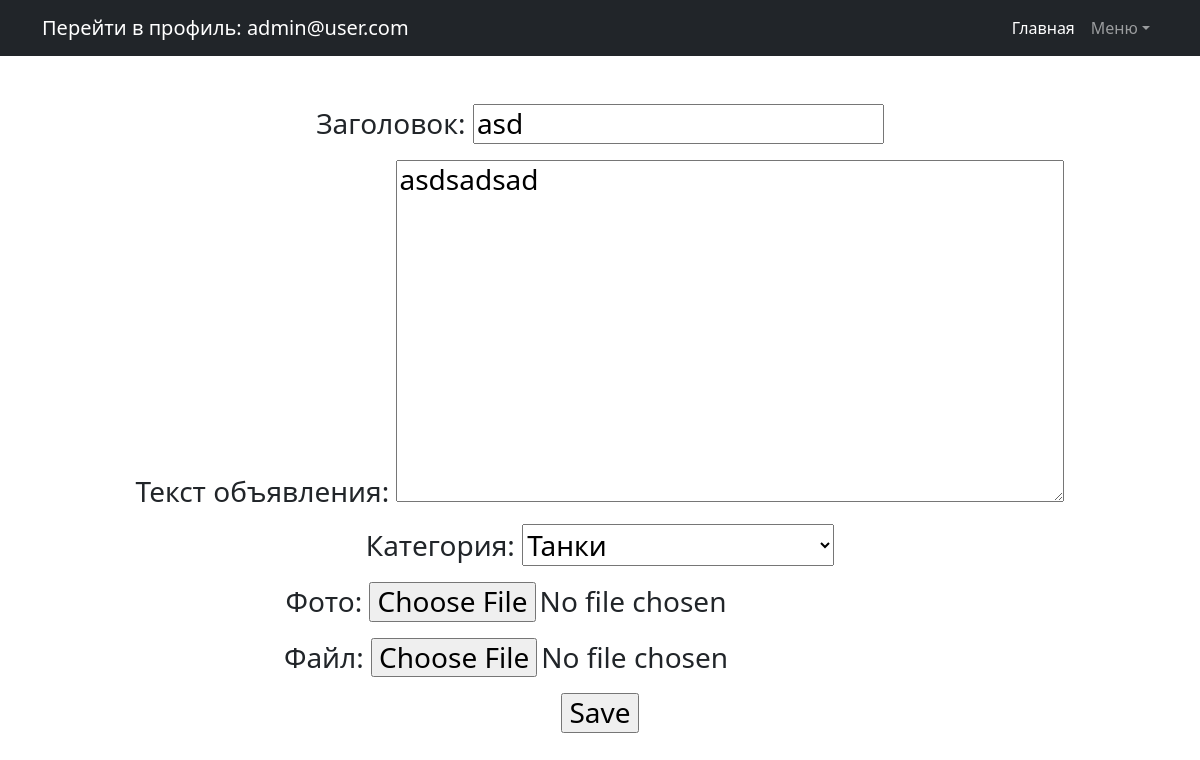
The page /messages/11/edit/ (signed in) on the database its author committed.
### Board/models.py (models this page shows, shortened)
class Message(models.Model):
    VARIETY = (
        ('Tanks', 'Танки'),
        ('Healers', 'Хилы'),
        ('DD', 'ДД'),
        ('Traders', 'Торговцы'),
        ('Gildmasters', 'Гилдмастеры'),
        ('Questgivers', 'Квестгиверы'),
        ('Blacksmiths', 'Кузнецы'),
        ('Tanners', 'Кожевники'),
        ('PotionMakers', 'Зельевары'),
        ('SpellMasters', 'Мастера заклинаний'),
    )
    message_header = models.CharField(max_length=255, default='', verbose_name='Заголовок')  # Заголовок объявления
    message_text = models.TextField(default="", verbose_name='Текст объявления')  # Текстовое содержимое объявления
    data_create = models.DateTimeField(auto_now_add=True, verbose_name='Дата создания')  # Дата создания объявления
    category = models.CharField(max_length=20, choices=VARIETY, default='Tanks', blank=False, verbose_name='Категория')
    files = models.FileField(upload_to='files/%Y/%m/%d', verbose_name='Файл',
                             default=None, null=True, blank=True)
    photo = models.ImageField(upload_to='photos/%Y/%m/%d', verbose_name='Фото',
                              default=None, null=True, blank=True)
    message_user = models.ForeignKey(User, related_name='m_user', on_delete=models.CASCADE)

### Board/views.py (the view)
# urls.py: path('messages/<int:pk>/edit/', MessageEdit.as_view(), name='message_edit'),  # редактирование Объявления
class MessageEdit(PermissionRequiredMixin, UpdateView):
    raise_exception = False
    permission_required = ('Board.change_message',)
    form_class = MessageForm
    model = Message
    template_name = 'Message_edit.html'

### Board/forms.py (shortened to what this page needs)
class MessageForm(forms.ModelForm):
    class Meta:
        model = Message
        template_name = 'message_create.html'
        fields = [
            'message_header',
            'message_text',
            'category',
            'photo',
            'files',
        ]

### templates/message_edit.html (shortened to what this page needs)
{% extends 'default.html' %}
{% block content %}
    <form action="" method="post">
        {{ form.as_p }}
        <input type="submit" value="Save" />
    </form>
{% endblock content %}

### templates/default.html (shortened to what this page needs)
<!DOCTYPE html>
<html lang="en">
    <head>
        {% load static %}
        <link href="{% static 'css/styles.css' %}" rel="stylesheet" />
    </head>
    <body>
        <nav class="navbar navbar-expand-lg navbar-dark bg-dark">
            <div class="container">
                {% if user.is_authenticated %}
                    <a class="navbar-brand" href="{% url 'profile' %}">Перейти в профиль: {{request.user.email}}</a>
                {% else %}
                    <div class="navbar-brand">Не авторизованный пользователь:
                        <a class="navbar-brand" href="{% url 'register' %}">Зарегистрируйтесь</a>
                        или
                        <a class="navbar-brand" href="{% url 'login' %}">Войдите на портал</a>
                    </div>
                {% endif %}
                <div class="collapse navbar-collapse" id="navbarSupportedContent">
                    <ul class="navbar-nav ms-auto mb-2 mb-lg-0">
                        <li class="nav-item"><a class="nav-link active" aria-current="page" href="{% url 'message_list' %}">Главная</a></li>
                        <li class="nav-item dropdown">
                            <a class="nav-link dropdown-toggle" id="navbarDropdown" href="#" role="button" data-bs-toggle="dropdown" aria-expanded="true">Меню</a>
                        </li>
                    </ul>
                </div>
            </div>
        </nav>
        <div class="container">
            <div class="text-center mt-5">
                <h3>{% block content %}{{ flatpage.content }}{% endblock content %}</h3>
            </div>
        </div>
    </body>
</html>

### rows shown on the page
Message: message_header "asd", message_text "asdsadsad", category "Танки"

### other values the page prints
{{ request.user.email }} "admin@user.com"
